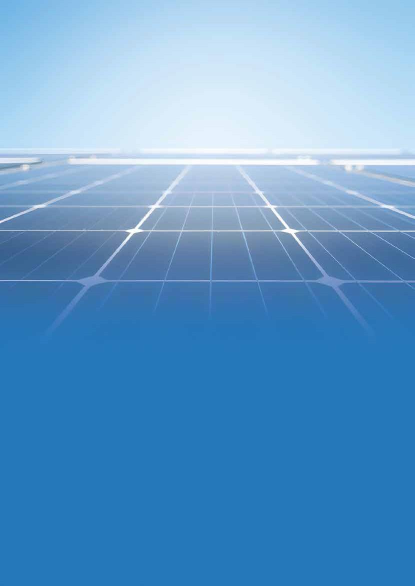
#> input picture quotation_assets/page_01_image_01_xref_5.jpeg, 829 x 1171 px (shown at 1/2 size); its folder holds only this picture in this run
$ python make_contact_sheet.py
#> lines starting #> are read from the running program, lines starting #| are printed output that depends on the picture
from pathlib import Path
from PIL import Image, ImageDraw, ImageFont
import math


ASSET_DIR = Path("quotation_assets")
OUTPUT = Path("quotation_assets_contact_sheet_v2.jpg")

files = sorted(
    f for f in ASSET_DIR.iterdir()
    if f.suffix.lower() in [".png", ".jpg", ".jpeg"]
)

thumb_width = 220
thumb_height = 160
label_height = 45
columns = 4

rows = math.ceil(len(files) / columns)

sheet = Image.new(
    "RGB",
    (columns * thumb_width, rows * (thumb_height + label_height)),
    "#eeeeee"
)
#> sheet: PIL image 880x205 RGB; every value is 238

draw = ImageDraw.Draw(sheet)

try:
    font = ImageFont.truetype("arial.ttf", 13)
except:
    font = ImageFont.load_default()


for index, file_path in enumerate(files):

    row = index // columns
    column = index % columns

    x = column * thumb_width
    y = row * (thumb_height + label_height)

    try:
        image = Image.open(file_path)
#> image is the input picture: PIL image 829x1171 RGB; mean R, G, B 99.2, 155.2, 202.6

        # Properly handle transparency
        if image.mode in ("RGBA", "LA") or "transparency" in image.info:
            image = image.convert("RGBA")

            # Light checkerboard background
            bg = Image.new(
                "RGB",
                image.size,
                "#f5f5f5"
            )

            bg_rgba = bg.convert("RGBA")
            bg_rgba.alpha_composite(image)

            image = bg_rgba.convert("RGB")

        else:
            image = image.convert("RGB")

        image.thumbnail(
            (thumb_width - 20, thumb_height - 20)
        )
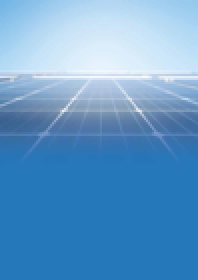
#> image: PIL image 99x140 RGB (shown 2 times larger); mean R, G, B 99.2, 155.3, 202.6

        image_x = x + (thumb_width - image.width) // 2
#> image_x = 60
        image_y = y + (thumb_height - image.height) // 2
#> image_y = 10

        sheet.paste(image, (image_x, image_y))
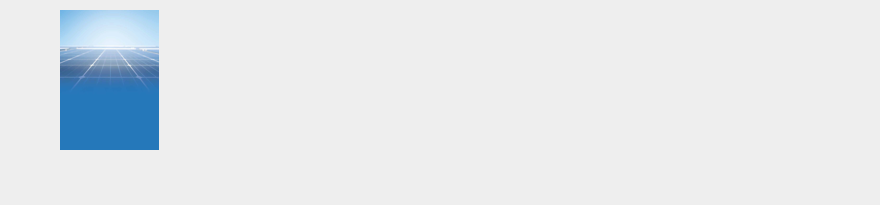
#> sheet: PIL image 880x205 RGB; mean R, G, B 227.3, 231.6, 235.3

    except Exception as e:
        draw.text(
            (x + 10, y + 10),
            f"ERROR\n{e}",
            fill="red",
            font=font
        )

    draw.rectangle(
        [
            x,
            y,
            x + thumb_width - 1,
            y + thumb_height + label_height - 1
        ],
        outline="gray"
    )

    filename = file_path.name

    if len(filename) > 30:
        filename = filename[:27] + "..."

    draw.text(
        (x + 8, y + thumb_height + 5),
        filename,
        fill="black",
        font=font
    )


sheet.save(OUTPUT, quality=95)
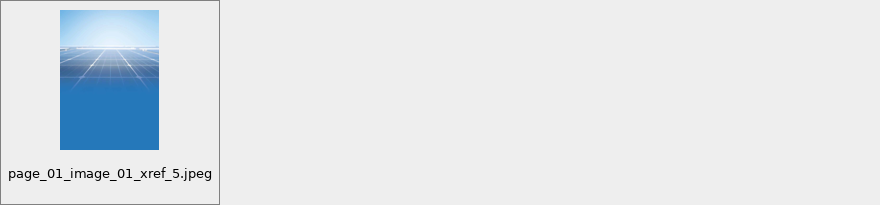
#> saved as quotation_assets_contact_sheet_v2.jpg: PIL image 880x205 RGB; mean R, G, B 226.1, 230.4, 234.1

print()
print(f"Created: {OUTPUT}")
print(f"Images: {len(files)}")
